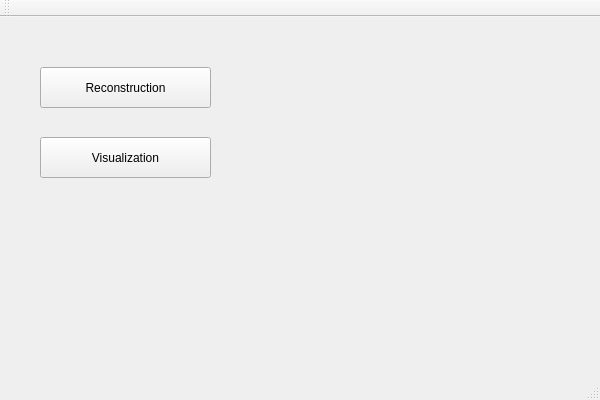
<?xml version="1.0" encoding="UTF-8"?>
<ui version="4.0">
 <class>DADMClass</class>
 <widget class="QMainWindow" name="DADMClass">
  <property name="geometry">
   <rect>
    <x>0</x>
    <y>0</y>
    <width>600</width>
    <height>400</height>
   </rect>
  </property>
  <property name="windowTitle">
   <string>DADM</string>
  </property>
  <widget class="QWidget" name="centralWidget">
   <widget class="QPushButton" name="reconstructionPushButton">
    <property name="geometry">
     <rect>
      <x>40</x>
      <y>50</y>
      <width>171</width>
      <height>41</height>
     </rect>
    </property>
    <property name="text">
     <string>Reconstruction</string>
    </property>
   </widget>
   <widget class="QPushButton" name="visualizationBtn">
    <property name="geometry">
     <rect>
      <x>40</x>
      <y>120</y>
      <width>171</width>
      <height>41</height>
     </rect>
    </property>
    <property name="text">
     <string>Visualization</string>
    </property>
   </widget>
  </widget>
  <widget class="QMenuBar" name="menuBar">
   <property name="geometry">
    <rect>
     <x>0</x>
     <y>0</y>
     <width>600</width>
     <height>21</height>
    </rect>
   </property>
  </widget>
  <widget class="QToolBar" name="mainToolBar">
   <attribute name="toolBarArea">
    <enum>TopToolBarArea</enum>
   </attribute>
   <attribute name="toolBarBreak">
    <bool>false</bool>
   </attribute>
  </widget>
  <widget class="QStatusBar" name="statusBar"/>
 </widget>
 <layoutdefault spacing="6" margin="11"/>
 <resources>
  <include location="dadm.qrc"/>
 </resources>
 <connections/>
</ui>
